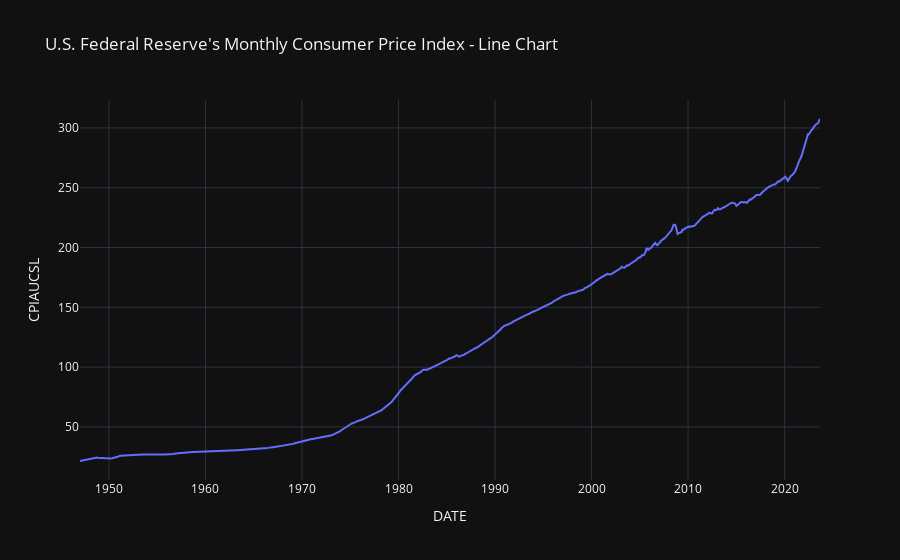

Notebook cell for this chart:
### Code cell
from src.trend_data.trend import get_trend_line, get_trend_bar
get_trend_line(cpi, x_axis="DATE", y_axis="CPIAUCSL", title="U.S. Federal Reserve's Monthly Consumer Price Index - Line Chart")

### Figure 1 — Plotly figure (JSON) as saved in the notebook; plotly's stock layout.template omitted (floating-point values rounded to 4 significant figures; data arrays with more than 128 entries replaced by an {"elided": "..."} marker saying what was removed)
{"data": [{"hovertemplate": "DATE=%{x}<br>CPIAUCSL=%{y}<extra></extra>", "legendgroup": "", "line": {"color": "#636efa", "dash": "solid"}, "marker": {"symbol": "circle"}, "mode": "lines", "name": "", "orientation": "v", "showlegend": false, "type": "scatter", "x": {"elided": "921 str values"}, "xaxis": "x", "y": {"elided": "921 float values"}, "yaxis": "y"}], "layout": {"legend": {"tracegroupgap": 0}, "title": {"text": "U.S. Federal Reserve's Monthly Consumer Price Index - Line Chart"}, "xaxis": {"anchor": "y", "domain": [0, 1], "title": {"text": "DATE"}}, "yaxis": {"anchor": "x", "domain": [0, 1], "title": {"text": "CPIAUCSL"}}}}
